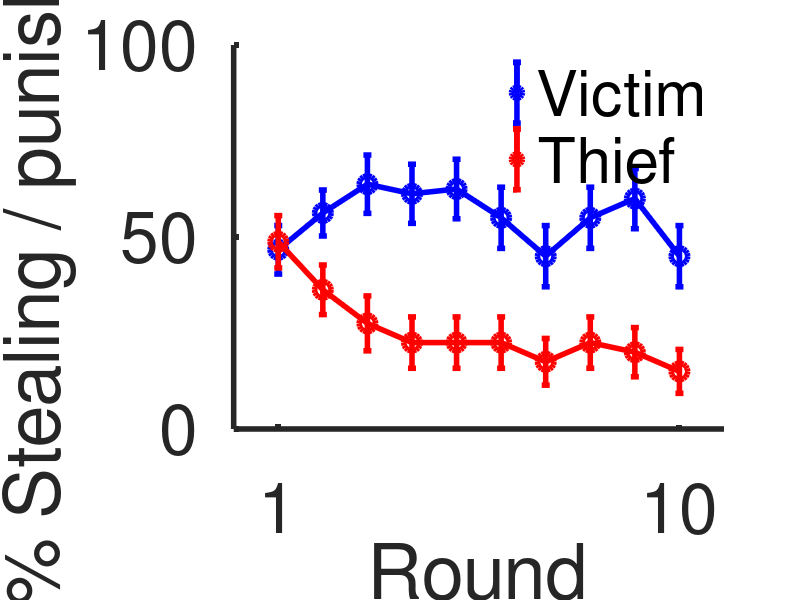

Reproduce this figure in MATLAB.
%% makeGraph
% Visualizes the behavioral results from people playing the steal/punish
% game.

% Adam Morris, James MacGlashan, Michael Littman, and Fiery Cushman
% July 2016

%% Parse data
load('data.mat');

% Convert string subject names to numeric ID
id = zeros(length(subject), 1);
curID = 1;
id(1) = curID;
for thisDataPt = 2:length(subject)
    if strcmpi(subject(thisDataPt), subject(thisDataPt - 1)) == 0
        % We've hit a new person
        curID = curID + 1;
    end
    
    id(thisDataPt) = curID;
end

numSubjects = curID;

%% Make graph

numRounds = 10;

choices_t_across = zeros(numSubjects,numRounds);
choices_p_across = zeros(numSubjects,numRounds);

for thisSubj = 1:numSubjects
    for thisRound = 1:numRounds
%     choices_t_across(thisSubj,1) = mean(choice(id==thisSubj & role == ROLE_THIEF & opType == OPP_FLEXIBLE & matchRound == 1));
%     choices_p_across(thisSubj,1) = mean(choice(id==thisSubj & role == ROLE_VICTIM & opType == OPP_FLEXIBLE & matchRound == 1));
%     
%     choices_t_across(thisSubj,2) = mean(choice(id==thisSubj & role == ROLE_THIEF & opType == OPP_FLEXIBLE & (matchRound == 2 | matchRound == 3)));
%     choices_p_across(thisSubj,2) = mean(choice(id==thisSubj & role == ROLE_VICTIM & opType == OPP_FLEXIBLE & (matchRound == 2 | matchRound == 3)));
%     
%     choices_t_across(thisSubj,3) = mean(choice(id==thisSubj & role == ROLE_THIEF & opType == OPP_FLEXIBLE & (matchRound == 4 | matchRound == 5)));
%     choices_p_across(thisSubj,3) = mean(choice(id==thisSubj & role == ROLE_VICTIM & opType == OPP_FLEXIBLE & (matchRound == 4 | matchRound == 5)));
%     
%     choices_t_across(thisSubj,4) = mean(choice(id==thisSubj & role == ROLE_THIEF & opType == OPP_FLEXIBLE & (matchRound == 6 | matchRound == 7 | matchRound == 8)));
%     choices_p_across(thisSubj,4) = mean(choice(id==thisSubj & role == ROLE_VICTIM & opType == OPP_FLEXIBLE & (matchRound == 6 | matchRound == 7 | matchRound == 8)));
        choices_t_across(thisSubj, thisRound) = mean(choiceAction(id == thisSubj & roleVictim == 0 & oppInflex == 1 & matchRound == thisRound));
        choices_p_across(thisSubj, thisRound) = mean(choiceAction(id == thisSubj & roleVictim == 1 & oppInflex == 1 & matchRound == thisRound));
    end
end
fh = figure; hold on; col = hsv(10);

choices_t_means = zeros(1,numRounds);
choices_t_ses = zeros(1,numRounds);
choices_p_means = zeros(1,numRounds);
choices_p_ses = zeros(1,numRounds);
for i = 1:numRounds
    good = ~isnan(choices_t_across(:,i));
    choices_t_means(i) = mean(choices_t_across(good,i));
    choices_t_ses(i) = std(choices_t_across(good,i)) / sqrt(sum(good));
    
    good = ~isnan(choices_p_across(:,i));
    choices_p_means(i) = mean(choices_p_across(good,i));
    choices_p_ses(i) = std(choices_p_across(good,i)) / sqrt(sum(good));
end

p2 = errorbar(1:10,choices_p_means,choices_p_ses, '-bo');
xlim([0 11]);
ylim([0 1]);

p1 = errorbar(1:10,choices_t_means,choices_t_ses, '-ro');
xlim([0 11]);
ylim([0 1]);

legend('Victim','Thief');
legend('boxoff');
xlabel('Round');
ylabel('% Stealing / punishing');

set(gca,'YTick',[0 .5 1]);
set(gca,'YTickLabel',[0 50 100]);
set(gca,'XTick',[1 10]);
set(gca, 'LineWidth', 4);
set(gca, 'FontSize', 50);
set(p1, 'LineWidth', 4, 'MarkerSize', 12);
set(p2, 'LineWidth', 4, 'MarkerSize', 12);